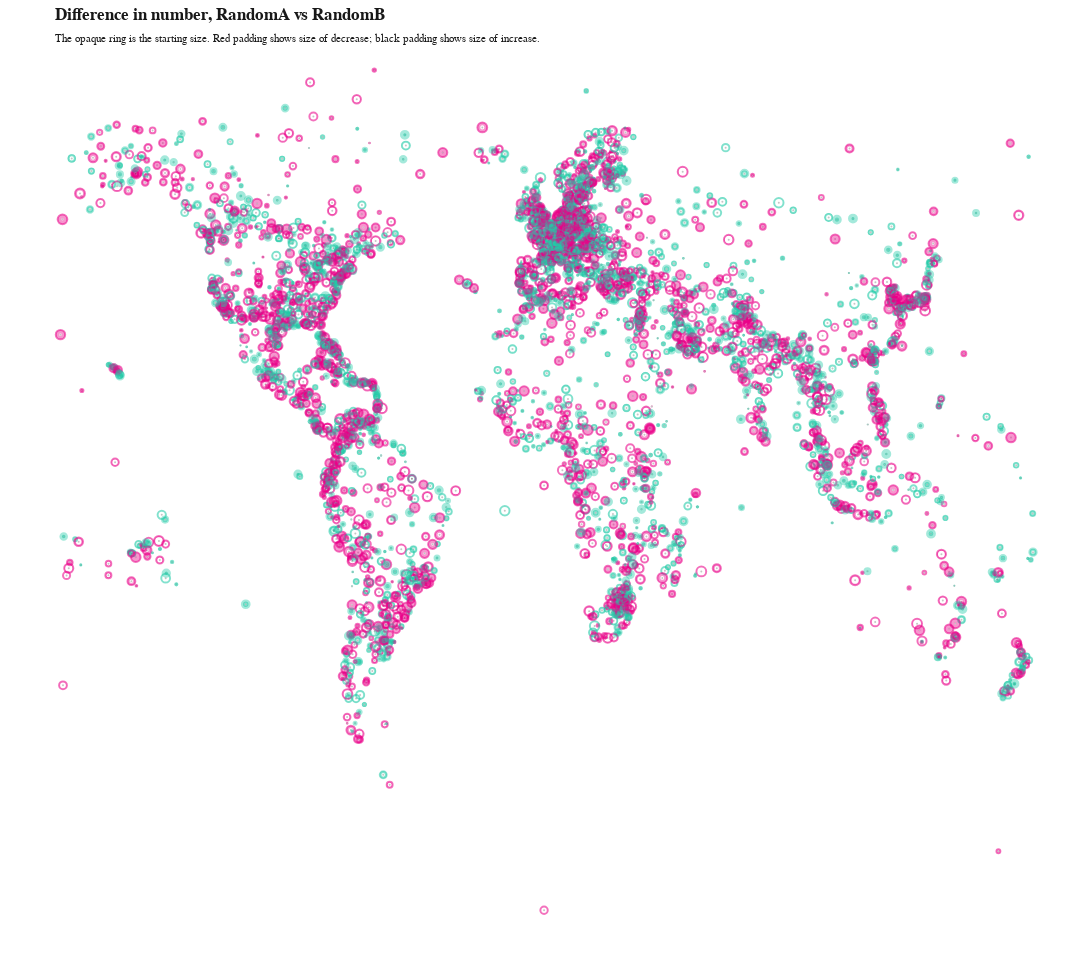

Here is the notebook cell this chart was saved with:
### Code cell
# Using coordinates of major airports around the world

df_coords = pd.read_csv('CSVs/coords/gadb_country_declatlon.csv', header=None)
df_coords = df_coords.rename(columns={0:'name', 1:'latitude', 2:'longitude'})

df_coords['RandomA'] = np.random.randint(1, 100, df_coords.shape[0])
df_coords['RandomB'] = np.random.randint(1, 100, df_coords.shape[0])

df_selected = df_coords

ringPlotter(df_selected, 'RandomA', 'RandomB', 10, 5, 'name', df_coords)

### Figure 1 — Plotly figure (JSON) as saved in the notebook; plotly's stock layout.template omitted (floating-point values rounded to 4 significant figures; data arrays with more than 128 entries replaced by an {"elided": "..."} marker saying what was removed)
{"data": [{"hoverinfo": "skip", "marker": {"color": "#181818", "opacity": 0.25, "size": 2}, "mode": "markers", "type": "scatter", "x": {"elided": "4188 float values"}, "y": {"elided": "4188 float values"}}, {"hoverinfo": "skip", "marker": {"color": "rgba(255, 255, 255, 0)", "line": {"color": {"elided": "4188 str values"}, "width": 2}, "opacity": 1, "size": {"elided": "4188 float values"}}, "mode": "markers", "type": "scatter", "x": {"elided": "4188 float values"}, "y": {"elided": "4188 float values"}}, {"hoverinfo": "text", "hovertext": {"elided": "4188 str values"}, "marker": {"color": "rgba(255, 255, 255, 0)", "line": {"color": {"elided": "4188 str values"}, "width": {"elided": "4188 float values"}}, "opacity": 0.75, "size": {"elided": "4188 float values"}}, "mode": "markers", "name": "", "type": "scatter", "x": {"elided": "4188 float values"}, "y": {"elided": "4188 float values"}}], "layout": {"font": {"color": "#181818", "family": "Arial"}, "height": 962.6, "margin": {"b": 0, "l": 0, "r": 0, "t": 20}, "paper_bgcolor": "#ffffff", "plot_bgcolor": "#ffffff", "showlegend": false, "title": {"text": "<b>Difference in number, RandomA vs RandomB</b><br><span style='font-size:8pt'>The opaque ring is the starting size. Red padding shows size of decrease; black padding shows size of increase.</span>", "y": 1, "yanchor": "bottom", "yref": "paper"}, "width": 1784.0, "xaxis": {"autorange": true, "range": [-198.6, 200.3], "showgrid": false, "showline": false, "type": "linear", "visible": false}, "yaxis": {"autorange": true, "range": [-100.6, 92.8], "showgrid": false, "showline": false, "type": "linear", "visible": false}}}
